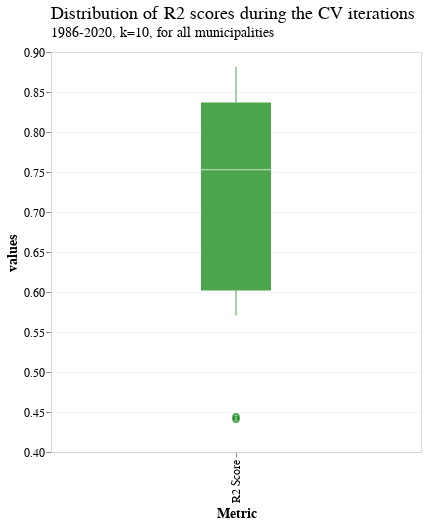

Here is the notebook cell this chart was saved with:
### Code cell
r2_boxplot = alt.Chart(
    metrics_df.query("metric == 'R2 Score'")
).mark_boxplot(size=70, extent=0.5, opacity=0.7, color="green").encode(
    x=alt.X('metric:O', axis=alt.Axis(title="Metric")),
    y=alt.Y('values:Q',scale=alt.Scale(zero=False)),
    
).configure_axis(
    labelFontSize=12,
    titleFontSize=14
)

final_chart = r2_boxplot.properties(
    width=370,
    height=400,
    title=science_theme_title(
        text="Distribution of R2 scores during the CV iterations", 
        subtitle="1986-2020, k=10, for all municipalities"
    )
)

final_chart

### Figure 1 — Vega-Lite specification as saved in the notebook (floating-point values rounded to 4 significant figures)
{"config": {"view": {"width": 533.3, "height": 300.0, "fill": "white"}, "title": {"align": "left", "anchor": "start", "frame": "group", "font": "Helvetica Neue", "fontSize": 18, "dy": -2, "subtitleFont": "Helvetica Neue", "subtitleFontSize": 14, "fontWeight": "normal"}, "axis": {"domainColor": "lightGrey", "gridColor": "lightGrey", "gridWidth": 0.25, "titleFont": "Helvetica Neue", "titleFontSize": 14, "labelFont": "Helvetica Neue", "labelFontSize": 12}, "legend": {"layout": {"anchor": "start"}, "labelLimit": 0, "titleFontSize": 14, "titleFont": "Helvetica Neue", "labelFontSize": 14, "labelFont": "Helvetica Neue"}, "header": {"title": null, "titleFont": "Helvetica Neue", "labelFont": "Helvetica Neue", "labelFontSize": 14, "labelPadding": 2}, "range": {"category": ["#0C66B5", "#BA1D32", "#0F8E40", "#E56F20", "#862BAF", "#626D69", "#ED5087", "#3DB9E2", "#51DB63", "#E26868", "#FFB270", "#B37CEA", "#A8A1A4", "#FF87CD"]}}, "data": {"name": "data-89b2285986bc5d9729e2bcfeadf5ede9"}, "mark": {"type": "boxplot", "color": "green", "extent": 0.5, "opacity": 0.7, "size": 70}, "encoding": {"x": {"axis": {"title": "Metric"}, "field": "metric", "type": "ordinal"}, "y": {"field": "values", "scale": {"zero": false}, "type": "quantitative"}}, "height": 400, "title": {"align": "left", "anchor": "start", "frame": "group", "font": "Helvetica Neue", "fontSize": 18, "dy": -2, "subtitleFont": "Helvetica Neue", "subtitleFontSize": 14, "fontWeight": "normal", "text": "Distribution of R2 scores during the CV iterations", "subtitle": "1986-2020, k=10, for all municipalities"}, "width": 370, "$schema": "https://vega.github.io/schema/vega-lite/v4.17.0.json", "datasets": {"data-89b2285986bc5d9729e2bcfeadf5ede9": [{"metric": "R2 Score", "values": 0.4409}, {"metric": "R2 Score", "values": 0.73}, {"metric": "R2 Score", "values": 0.6958}, {"metric": "R2 Score", "values": 0.7757}, {"metric": "R2 Score", "values": 0.8632}, {"metric": "R2 Score", "values": 0.5707}, {"metric": "R2 Score", "values": 0.8283}, {"metric": "R2 Score", "values": 0.8813}, {"metric": "R2 Score", "values": 0.8396}, {"metric": "R2 Score", "values": 0.4442}]}}
